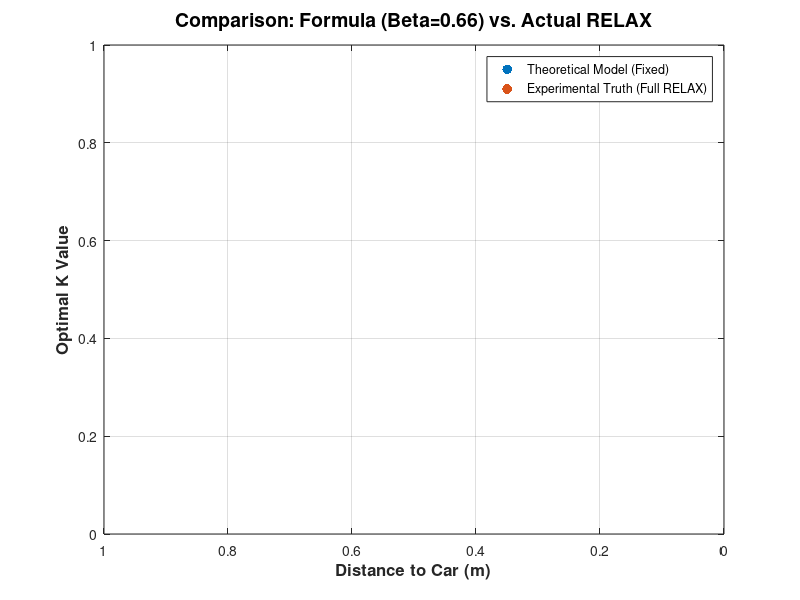

The MATLAB script that drew this image: (Note: this script raises an error after producing the figure.)
% =========================================================================
% 脚本名称: Compare_Experimental_vs_Theoretical_FullRELAX.m
% 功能: 对比 "全血版RELAX拐点(红点)" 与 "理论公式值(蓝点)"
% 更新: 红点计算已替换为完整的 RELAX 迭代算法
% =========================================================================

%% 1. 初始化
close all; clear; clc; 
addpath(genpath(pwd)); 

% --- 动力学与几何参数 ---
EGO_VELOCITY = 0.363;        
RADAR_YAW    = -30;          
TOTAL_FRAMES = 210;          
FRAME_PERIOD = 50e-3;        

% --- 理论公式参数 (根据你的调整保持一致) ---
CAR_WIDTH_GT  = 1.76; 
RADAR_RES_ANG = 1.5;  
BETA_FACTOR   = 0.66;  % 稀疏系数

% --- 载入配置 ---
try config2243; catch, warning('config2243 not found'); end
try load('config.mat', 'resR', 'resV'); catch, load('.\config\config\config.mat', 'resR', 'resV'); end

% --- 实验真值数据 ---
ground_truth_world.car.x = [1.11, 2.87, 2.87, 1.11];
ground_truth_world.car.y = [3.63, 3.63, 7.97, 7.97];
car_init_mat = [ground_truth_world.car.x', ground_truth_world.car.y'];

% --- 结果容器 ---
data_R     = []; 
data_K_exp = []; 
data_K_theo= []; 

fprintf('开始对比实验 (Full RELAX Mode)：共 %d 帧...\n', TOTAL_FRAMES);
fprintf('注意：由于开启了 RELAX 迭代，计算速度会稍慢，请耐心等待。\n');
h_wait = waitbar(0, '正在进行硬核计算...');

%% 2. 循环处理每一帧
for iFrm = 1 : TOTAL_FRAMES
    
    % --- 2.1 几何距离 R 计算 ---
    current_time = (iFrm - 1) * FRAME_PERIOD;
    dy = EGO_VELOCITY * current_time;
    
    pts_world = car_init_mat; 
    pts_world(:, 2) = pts_world(:, 2) - dy; 
    theta = -RADAR_YAW;
    X_radar = pts_world(:, 1) * cosd(theta) - pts_world(:, 2) * sind(theta);
    Y_radar = pts_world(:, 1) * sind(theta) + pts_world(:, 2) * cosd(theta);
    
    dists = sqrt(X_radar.^2 + Y_radar.^2);
    R_current = min(dists); 
    
    if R_current > 15 || R_current < 0.5, continue; end
    
    % --- 2.2 理论值计算 (Blue Dots) ---
    angle_span_deg = atan2d(CAR_WIDTH_GT, R_current);
    k_theory_val = ceil( (angle_span_deg / RADAR_RES_ANG) * BETA_FACTOR );
    if k_theory_val > 20, k_theory_val = 20; end
    
    % --- 2.3 实验值挖掘 (Red Dots - Full RELAX) ---
    try radarData = readBin(iFrm, 0); catch, continue; end
    [fftRsltRg, ~] = fftRange(radarData, 'pcEn', 0, 'drawEn', 0);
    
    % ROI 峰值搜索
    nAdc = 256; full_grid_range = resR * (0 : nAdc - 1)';
    dist_mask = abs(full_grid_range - R_current) < 3.0;
    roi_indices = find(dist_mask);
    if isempty(roi_indices), continue; end
    
    range_energy = sum(abs(fftRsltRg(roi_indices, :, :, :)).^2, [2,3,4]);
    [~, max_e_idx] = max(range_energy);
    best_r_idx = roi_indices(max_e_idx);
    
    raw_slice = squeeze(fftRsltRg(best_r_idx, :, :, :));
    if ndims(raw_slice) == 3, [nCh, nRx, nTx] = size(raw_slice); raw_slice = reshape(raw_slice, nCh, nRx*nTx); end
    snapshot = raw_slice.'; [M, ~] = size(snapshot);
    
    % 字典构建
    all_angles = atan2d(X_radar, Y_radar);
    search_ang = (min(all_angles)-5) : 0.5 : (max(all_angles)+5);
    A_scan = exp(-1j * pi * (0:M-1)' * sind(search_ang));
    
    % --- 暴力扫描 K (3~50) ---
    K_SCAN_RANGE = 3:50;
    energy_curve = zeros(size(K_SCAN_RANGE));
    
    for k_idx = 1 : length(K_SCAN_RANGE)
        test_K = K_SCAN_RANGE(k_idx);
        
        % ==================================================
        % 完整版 RELAX 算法实现
        % ==================================================
        % 初始化存储
        rel_angles = zeros(1, test_K);
        rel_alphas = zeros(1, test_K);
        residual = snapshot;
        
        % Step 1: Initialization (CLEAN-like)
        for k = 1 : test_K
             spec = sum(abs(A_scan' * residual), 2);
             [~, idx] = max(spec);
             rel_angles(k) = search_ang(idx);
             
             a_k = exp(-1j * pi * (0:M-1)' * sind(rel_angles(k)));
             rel_alphas(k) = (a_k' * residual(:,1)) / (a_k' * a_k);
             
             residual = residual - rel_alphas(k) * a_k;
        end
        
        % Step 2: Iterative Optimization (The "RELAX" part)
        MAX_RELAX_ITER = 5; % 迭代次数，与主函数保持一致
        for iter = 1 : MAX_RELAX_ITER
            for k = 1 : test_K
                % Add back others
                data_k = snapshot;
                for other = 1 : test_K
                    if other ~= k
                        a_other = exp(-1j * pi * (0:M-1)' * sind(rel_angles(other)));
                        data_k = data_k - rel_alphas(other) * a_other;
                    end
                end
                
                % Re-estimate k
                spec = sum(abs(A_scan' * data_k), 2);
                [~, idx] = max(spec);
                rel_angles(k) = search_ang(idx); % 更新角度
                
                a_new = exp(-1j * pi * (0:M-1)' * sind(rel_angles(k)));
                rel_alphas(k) = (a_new' * data_k(:,1)) / (a_new' * a_new); % 更新幅度
            end
        end
        
        % Step 3: Compute Final Residual Energy
        recon_signal = zeros(size(snapshot));
        for k = 1 : test_K
            a_final = exp(-1j * pi * (0:M-1)' * sind(rel_angles(k)));
            recon_signal = recon_signal + rel_alphas(k) * a_final;
        end
        final_resid = snapshot - recon_signal;
        energy_curve(k_idx) = sum(abs(final_resid(:)).^2);
        % ==================================================
    end
    
    % 拐点计算 (Elbow Detection)
    x_vec = 1 : length(K_SCAN_RANGE); y_vec = energy_curve;

    
    p1 = [x_vec(1), y_vec(1)]; p2 = [x_vec(end), y_vec(end)];
    vec_line = p2 - p1;


    dists_to_line = zeros(size(x_vec));
    for i = 1 : length(x_vec)
        p0 = [x_vec(i), y_vec(i)]; vec_p1p0 = p0 - p1;
        dists_to_line(i) = abs(vec_line(1)*vec_p1p0(2) - vec_line(2)*vec_p1p0(1)) / norm(vec_line);
    end
    [~, best_idx] = max(dists_to_line);
    k_exp_val = K_SCAN_RANGE(best_idx);
    
    % --- 存储 ---
    data_R      = [data_R, R_current];
    data_K_exp  = [data_K_exp, k_exp_val];
    data_K_theo = [data_K_theo, k_theory_val];
    
    waitbar(iFrm/TOTAL_FRAMES, h_wait, sprintf('R=%.2fm | FullRELAX=%d vs Theo=%d', R_current, k_exp_val, k_theory_val));
end
close(h_wait);

%% 3. 画图对比 (R-K Plot)
figure('Name', 'Theoretical vs Full RELAX K', 'Position', [100, 100, 1000, 600]);
hold on; grid on; box on;

% 1. 绘制理论值 (蓝点)
scatter(data_R, data_K_theo, 50, 'b', 'filled', 'MarkerFaceAlpha', 0.6, 'DisplayName', 'Theoretical Model (Fixed)');

% 2. 绘制实验值 (红点)
scatter(data_R, data_K_exp, 50, 'r', 'filled', 'MarkerFaceAlpha', 0.7, 'DisplayName', 'Experimental Truth (Full RELAX)');

% 3. 装饰
xlabel('Distance to Car (m)', 'FontSize', 12, 'FontWeight', 'bold');
ylabel('Optimal K Value', 'FontSize', 12, 'FontWeight', 'bold');
title(sprintf('Comparison: Formula (Beta=%.2f) vs. Actual RELAX', BETA_FACTOR), 'FontSize', 14);
legend('Location', 'best');

set(gca, 'XDir', 'reverse'); 

% 趋势线
[p_theo, ~] = polyfit(1./data_R, data_K_theo, 1);
x_fit = linspace(min(data_R), max(data_R), 100);
plot(x_fit, p_theo(1)./x_fit + p_theo(2), 'b--', 'LineWidth', 1.5, 'HandleVisibility', 'off');

fprintf('绘制完成。这才是真正的 RELAX 性能基准。\n');
